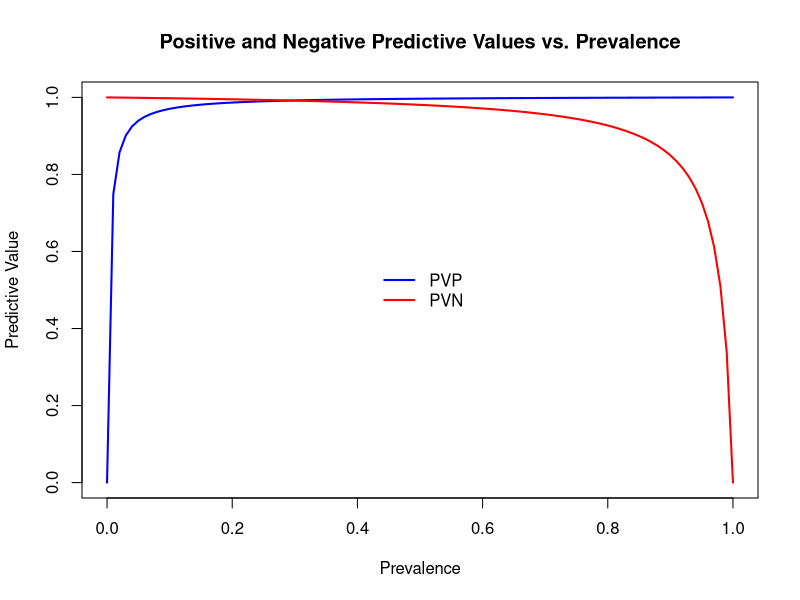

The R source for this figure:
install.packages("ggplot2")  # Required for visualization
library(ggplot2)

sensitivity <- 400 / 408 
specificity <- 900 / 903 
false_pos <- 1 - specificity 
false_neg <- 1 - sensitivity 

positive_predictive_value <- function(prevalence) {
  (prevalence * sensitivity) / (prevalence * sensitivity + (1 - prevalence) * false_pos)
}

negative_predictive_value <- function(prevalence) {
  ((1 - prevalence) * specificity) / ((1 - prevalence) * specificity + prevalence * false_neg)
}

curve(positive_predictive_value, from = 0, to = 1, 
      col = "blue", lwd = 2, 
      xlab = "Prevalence", 
      ylab = "Predictive Value", 
      ylim = c(0, 1))
curve(negative_predictive_value, from = 0, to = 1, 
      col = "red", lwd = 2, 
      add = TRUE)

title("Positive and Negative Predictive Values vs. Prevalence")

intersection_root <- uniroot(function(p) positive_predictive_value(p) - negative_predictive_value(p), 
                             interval = c(0, 1)) 

intersection <- list(x = intersection_root$root, y = positive_predictive_value(intersection_root$root))


legend("center", legend = c("PVP", "PVN"), 
       col = c("blue", "red"), lwd = 2, bty = "n")
print(intersection)
